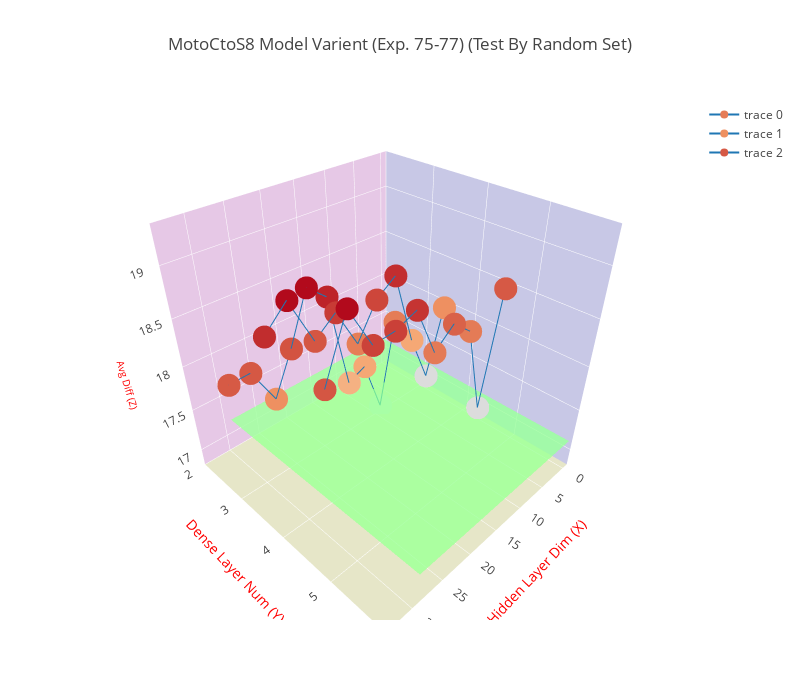

Notebook source saved alongside this figure:
### Code cell
trace = go.Scatter3d(
    x=x1, y=y1, z=z1,
    marker=dict(
        size=8,
        color=z1
    ),
    line=dict(
        color='#1f77b4',
        width=2
    )
)

trace2 = go.Scatter3d(
    x=x2, y=y2, z=z2,
    marker=dict(
        size=8,
        color=z2
    ),
    line=dict(
        color='#1f77b4',
        width=2
    )
)

trace3 = go.Scatter3d(
    x=x3, y=y3, z=z3,
    marker=dict(
        size=8,
        color=z3
    ),
    line=dict(
        color='#1f77b4',
        width=2
    )
)

trace4 = go.Surface(
    z=polyfit_list,
    opacity=0.7,
    colorscale='Jet',
    showscale=False
)

data = [trace, trace2, trace3, trace4]
layout = go.Layout(
    width=800,
    height=700,
    title= title,
    scene=dict(
        xaxis=dict(
            title='Hidden Layer Dim (X)',
            titlefont=dict(
                size=14,
                color='#ff0000'
            ),
            gridcolor='rgb(255, 255, 255)',
            zerolinecolor='rgb(255, 255, 255)',
            showbackground=True,
            backgroundcolor='rgb(200, 200, 230)'
        ),
        yaxis=dict(
            nticks = 5,
            range = [2, 6],
            title='Dense Layer Num (Y)',
            titlefont=dict(
                size=14,
                color='#ff0000'
            ),
            gridcolor='rgb(255, 255, 255)',
            zerolinecolor='rgb(255, 255, 255)',
            showbackground=True,
            backgroundcolor='rgb(230, 200, 230)'
        ),
        zaxis=dict(
            title='Avg Diff (Z)',
            titlefont=dict(
                size=10,
                color='#ff0000'
            ),
            gridcolor='rgb(255, 255, 255)',
            zerolinecolor='rgb(255, 255, 255)',
            showbackground=True,
            backgroundcolor='rgb(230, 230, 200)'
        ),
    )
)

fig = go.Figure(data=data, layout=layout)
plotly.offline.iplot(fig)

### Figure 1 — Plotly figure (JSON) as saved in the notebook; plotly's stock layout.template omitted (floating-point values rounded to 4 significant figures; data arrays with more than 128 entries replaced by an {"elided": "..."} marker saying what was removed)
{"data": [{"line": {"color": "#1f77b4", "width": 2}, "marker": {"color": [17.85, 16.87, 17.51, 17.42, 18.5, 18.68, 18.15, 17.71, 18.11, 18.11], "size": 8}, "type": "scatter3d", "uid": "efcdac64-e117-11e8-8ac9-001a7dda7111", "x": [6, 9, 12, 15, 18, 21, 24, 27, 30, 33], "y": [3, 3, 3, 3, 3, 3, 3, 3, 3, 3], "z": [17.85, 16.87, 17.51, 17.42, 18.5, 18.68, 18.15, 17.71, 18.11, 18.11]}, {"line": {"color": "#1f77b4", "width": 2}, "marker": {"color": [18.29, 17.62, 18.13, 18.87, 18.73, 18.41, 18.8, 18.64, 19.08, 18.88], "size": 8}, "type": "scatter3d", "uid": "efcdac65-e117-11e8-8abf-001a7dda7111", "x": [6, 9, 12, 15, 18, 21, 24, 27, 30, 33], "y": [4, 4, 4, 4, 4, 4, 4, 4, 4, 4], "z": [18.29, 17.62, 18.13, 18.87, 18.73, 18.41, 18.8, 18.64, 19.08, 18.88]}, {"line": {"color": "#1f77b4", "width": 2}, "marker": {"color": [18.74, 17.59, 18.52, 18.69, 18.52, 19.0, 18.92, 18.9, 19.28, 18.77], "size": 8}, "type": "scatter3d", "uid": "efcdac66-e117-11e8-8365-001a7dda7111", "x": [6, 9, 12, 15, 18, 21, 24, 27, 30, 33], "y": [5, 5, 5, 5, 5, 5, 5, 5, 5, 5], "z": [18.74, 17.59, 18.52, 18.69, 18.52, 19.0, 18.92, 18.9, 19.28, 18.77]}, {"colorscale": "Jet", "opacity": 0.7, "showscale": false, "type": "surface", "uid": "efcdac67-e117-11e8-8775-001a7dda7111", "z": {"elided": "7x30 float values"}}], "layout": {"height": 700, "scene": {"xaxis": {"backgroundcolor": "rgb(200, 200, 230)", "gridcolor": "rgb(255, 255, 255)", "showbackground": true, "title": "Hidden Layer Dim (X)", "titlefont": {"color": "#ff0000", "size": 14}, "zerolinecolor": "rgb(255, 255, 255)"}, "yaxis": {"backgroundcolor": "rgb(230, 200, 230)", "gridcolor": "rgb(255, 255, 255)", "nticks": 5, "range": [2, 6], "showbackground": true, "title": "Dense Layer Num (Y)", "titlefont": {"color": "#ff0000", "size": 14}, "zerolinecolor": "rgb(255, 255, 255)"}, "zaxis": {"backgroundcolor": "rgb(230, 230, 200)", "gridcolor": "rgb(255, 255, 255)", "showbackground": true, "title": "Avg Diff (Z)", "titlefont": {"color": "#ff0000", "size": 10}, "zerolinecolor": "rgb(255, 255, 255)"}}, "title": "MotoCtoS8 Model Varient (Exp. 75-77) (Test By Random Set)", "width": 800}}
